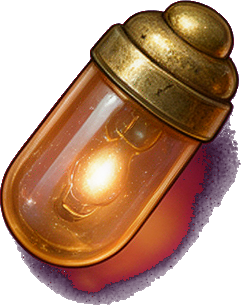
#> input picture assets/v02/amber.png, 241 x 305 px
$ python -i v02_assets.py   (imports and definitions only)
#> lines starting #> are read from the running program, lines starting #| are printed output that depends on the picture; after the words box and inside, x2 and y2 are one past the last pixel; in counts of white or black regions, pixels touching at a corner belong together
#> further down, picture is the input picture: PIL image 241x305 RGBA; mean R, G, B, A 154.6, 66.2, 73.8, 168.3
### tools/prepare_refs.py
from pathlib import Path
from PIL import Image
import numpy as np, shutil
ROOT=Path(__file__).resolve().parents[1]
def key_magenta(im):
 a=np.asarray(im.convert('RGB')).astype(np.float32)
 r,g,b=a[:,:,0],a[:,:,1],a[:,:,2]
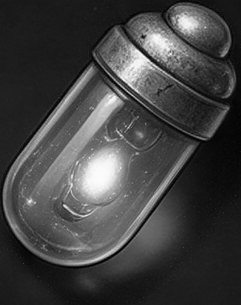
#> g: shape (305, 241) float32; min 0, max 253, mean 66.2
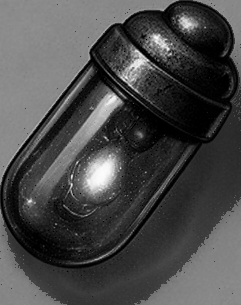
#> b: shape (305, 241) float32; min 0, max 252, mean 73.8
 dominance=np.minimum(r,b)-g
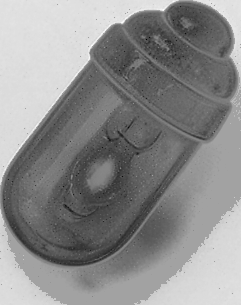
#> dominance: shape (305, 241) float32; min -168, max 151, mean 7.6; drawn with min black and max white
 alpha=1-np.clip((dominance-25)/60,0,1)
 ratio=dominance/(np.maximum(r,b)+1)
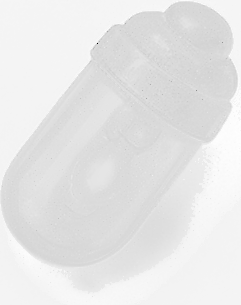
#> ratio: shape (305, 241) float32; min -8, max 0.897, mean 0.0446; drawn with min black and max white
 alpha=np.minimum(alpha,np.clip((0.55-ratio)/.15,0,1))
 # Suppress saturated magenta spill along antialiased silhouette boundaries.
 edge=(alpha>0)&(alpha<1)
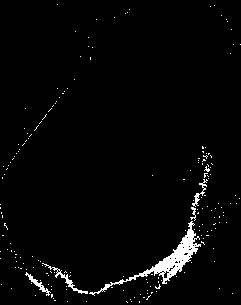
#> edge: shape (305, 241) bool; 2.6% white; 193 white regions (188 under 20 px), largest, box (x1, y1, x2, y2) and area: (89, 221, 201, 296) 1139, (42, 263, 88, 294) 169, (25, 272, 51, 296) 120, (192, 179, 208, 207) 99, (190, 207, 196, 221) 37
 clean=a.copy()
 neutral=(r+b)/2
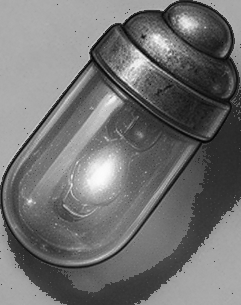
#> neutral: shape (305, 241) float32; min 0.5, max 252, mean 114.2
 clean[:,:,0]=np.where(edge,np.minimum(r,g+35),r)
 clean[:,:,2]=np.where(edge,np.minimum(b,g+35),b)
 rgba=np.dstack([clean,np.round(alpha*255)]).astype(np.uint8)
 return Image.fromarray(rgba)
# [15 lines that do not run on import are left out]

### tools/v02_assets.py
from pathlib import Path
from PIL import Image,ImageFilter,ImageDraw
import numpy as np,json,sys,math,subprocess
from prepare_refs import key_magenta

R=Path(__file__).resolve().parents[1];S=R/'source/v02';A=R/'assets/v02';C=R/'captures/v02'

def matte(im,fragments=False):
 out=key_magenta(im)
 alpha=out.getchannel('A')
#> alpha: PIL image 241x305 L
 hard=alpha.point(lambda v:255 if v>110 else 0).filter(ImageFilter.MedianFilter(3))
#> hard: PIL image 241x305 L; 61% white; 1 black region, box (x1, y1, x2, y2) and area: (0, 0, 241, 305) 28687
 support=hard.filter(ImageFilter.MaxFilter(3))
#> support: PIL image 241x305 L; 62.5% white; 2 black regions, box (x1, y1, x2, y2) and area: (0, 0, 241, 305) 15583, (0, 0, 177, 184) 11974
 a=np.asarray(alpha).copy();a[np.asarray(support)==0]=0;a[a<70]=0
#> after `a[np.asarray(support) == 0] = 0`:
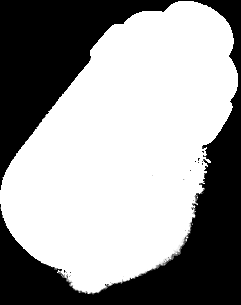
#> a: shape (305, 241); min 0, max 255, mean 155.3
#> after `a[a < 70] = 0`: a: shape (305, 241); 0.29% of pixels changed, all inside (x1, y1, x2, y2) = (0, 6, 232, 295)
 out.putalpha(Image.fromarray(a));return out

# [108 lines left out: functions cut_save, prepare, inspect, black, build, not called in this run]
# [1 line not run here, left out]

>>> from PIL import Image
>>> picture = Image.open('../assets/v02/amber.png')
>>> result = matte(picture)

$ run again, on assets/v02/bolt.png
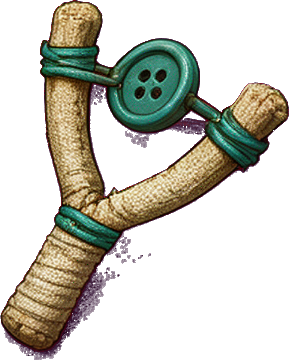
#> input picture assets/v02/bolt.png, 289 x 360 px
#> picture is the input picture: PIL image 289x360 RGBA; mean R, G, B, A 148.4, 53.2, 103, 93.5
#> in key_magenta, `edge=(alpha>0)&(alpha<1)`:
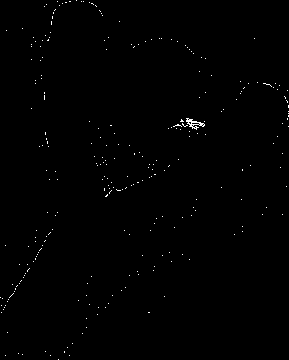
#> edge: shape (360, 289) bool; 0.44% white in thin lines or dots
#> hard: PIL image 289x360 L; 34.8% white; 2 white regions (1 under 20 px), largest, box (x1, y1, x2, y2) and area: (1, 0, 289, 352) 36157
#> support: PIL image 289x360 L; 36.7% white; 1 white region, box (x1, y1, x2, y2) and area: (0, 0, 289, 353) 38197
#> in matte, `a[np.asarray(support) == 0] = 0`:
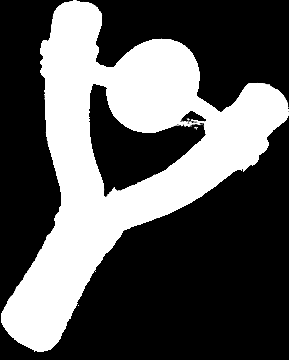
#> a: shape (360, 289); min 0, max 255, mean 88.6
